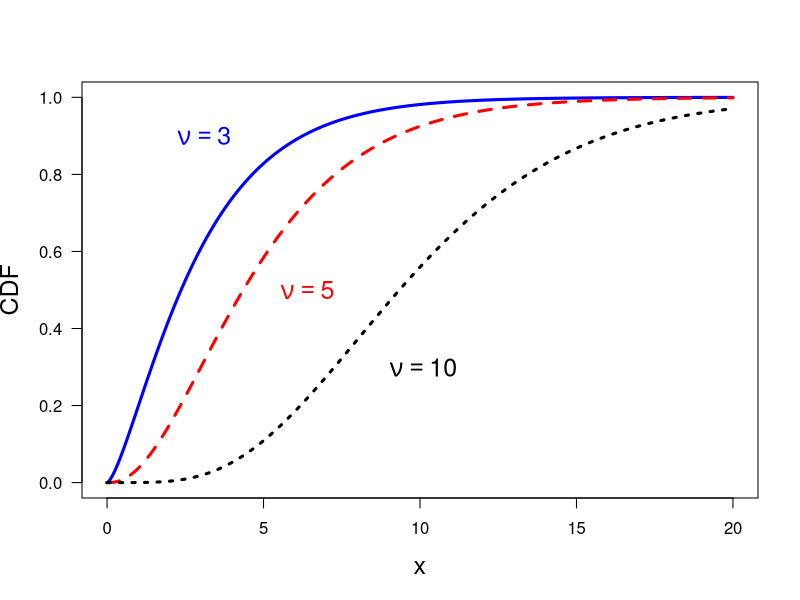

Write the R code that produced this figure.
print('file: B2-PDsPDFs-chi-squared-CDFs.R')
# chi-squared CDF
x = seq(0.0,20,0.01)
nu3 = 3; nu5 = 5; nu10 = 10
chisq3 = pchisq(x,nu3); chisq5 = pchisq(x,nu5); chisq10 = pchisq(x,nu10)
# png('chi-squaredCDFBook160143R.png',width=16,height=12,units='cm',res=300)
plot(x,chisq3,type='l',col='blue',xlab='x',ylab='CDF',
     lwd=3,las=1,cex.lab=1.5)
lines(x,chisq5,col='red',lwd=3,lty=2)
lines(x,chisq10,col='black',lwd=3,lty=3)
text(3,0.9,bquote(~nu == .(nu3)),col='blue',cex=1.5)
text(6.3,0.5,bquote(~nu == .(nu5)),col='red',cex=1.5)
text(10,0.3,bquote(~nu == .(nu10)),col='black',cex=1.5)
# dev.off()